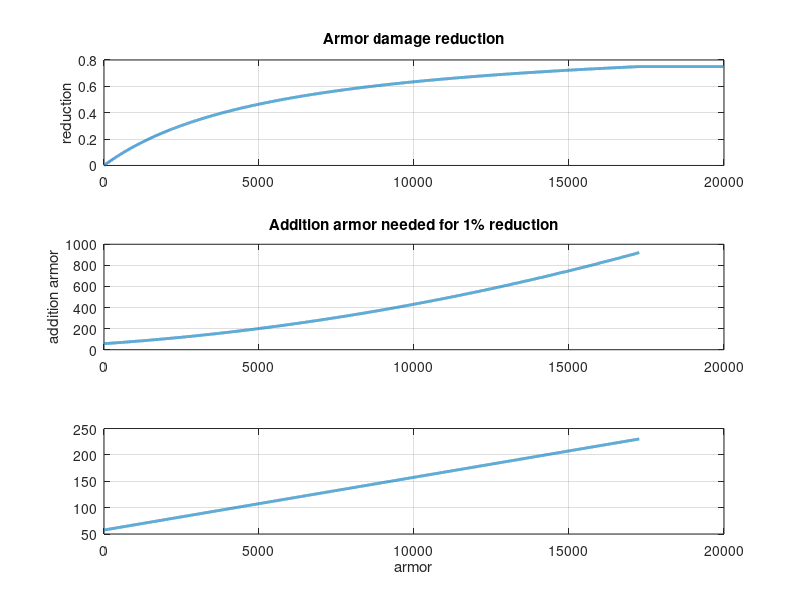

The MATLAB source for this figure:
a = 1 : 20000;
r = a ./ (a + 400 + 85 * 63);
r = min(r, 0.75);
% drda = 1 ./ (a + 400 + 85 * 63) - a ./ (a + 400 + 85 * 63) .^ 2;
drda2 = [0, r(2:end) - r(1:end-1)];

figure

ax(1) = subplot(3, 1, 1);
plot(a, r, 'LineWidth', 2)
grid on
title('Armor damage reduction')
ylabel('reduction')

ax(2) = subplot(3, 1, 2);
plot(a, 0.01 ./ drda2, 'LineWidth', 2)
grid on
title('Addition armor needed for 1% reduction')
ylabel('addition armor')

ax(3) = subplot(3, 1, 3);
plot(a, (1 - r) * 0.01 ./ drda2, 'LineWidth', 2)
grid on
xlabel('armor')

linkaxes(ax, 'x')
